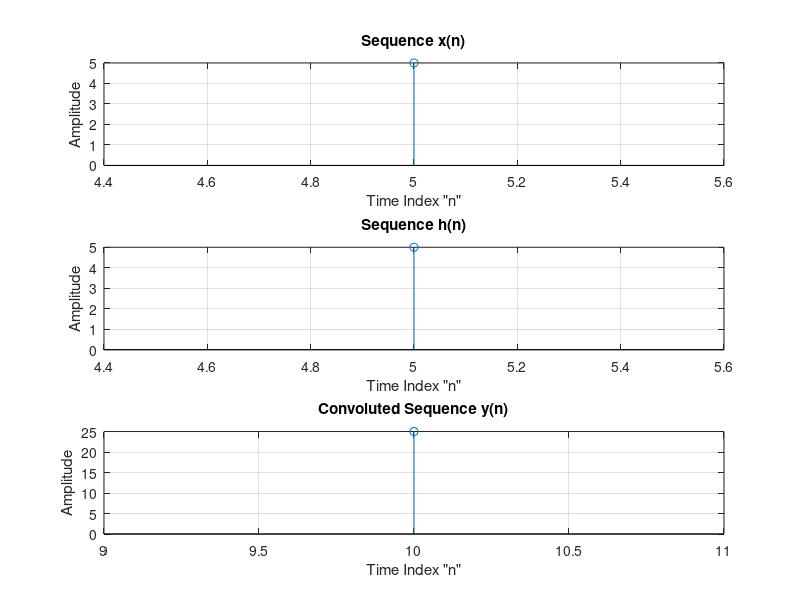

MATLAB code for this plot:
% Finding the Convolution of two sequences x(n) & h(n)
% without using a built in function

loop=1;
while (loop==1)
clc;
x=input('Enter the sequence x(n) = ');
nx=input('Enter the time instant of the First element of x(n) = ');
h=input('Enter the sequence h(n) = ');
nh=input('Enter the time instant of the First element of h(n) = ');
lx=length(x);
lh=length(h);
ly=lx+lh-1;
y=[];
for n=1:ly
       intr=0;
   for k=1:lx
      if n-k+1>0 & n-k+1<=lh
         intr=intr+x(k)*h(n-k+1);
      end
      y(n)=intr;
   end
end

nylow=nx+nh;
m2=0:length(y)-1;
m3=m2+nylow;
m4=max(m3);
m=m3:m4;
disp(' ')
disp('Computed Convoluted Sequence')
y
disp('Convoluted Sequence using Built-in Function')
y1=conv(x,h)
x1=nx:lx+nx-1;
pause
subplot(311)
stem(x1,x)
title('Sequence x(n)')
xlabel('Time Index "n"')
ylabel('Amplitude')
grid
h1=nh:lh+nh-1;
subplot(312)
stem(h1,h)
title('Sequence h(n)')
xlabel('Time Index "n"')
ylabel('Amplitude')
grid
subplot(313)
stem(m,y)
title('Convoluted Sequence y(n)')
xlabel('Time Index "n"')
ylabel('Amplitude')
grid
pause
disp('  ');
choice=input('DO YOU WANT TO CONTINUE TO ...?(Y / N)= ','s');
   switch upper(choice)
   case 'Y',
      loop=1;
   otherwise
      loop=0;
   end
end
